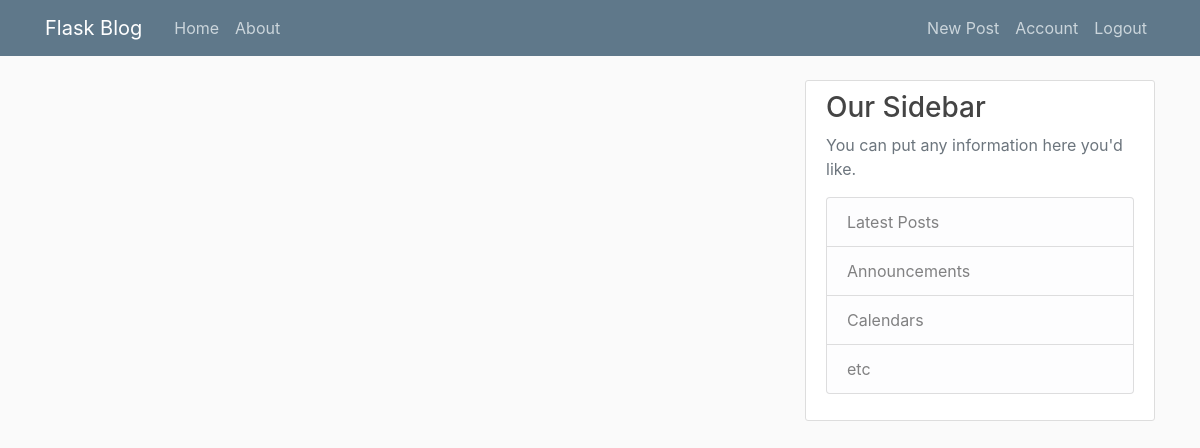
The page /home (signed in) on the database as committed earlier.
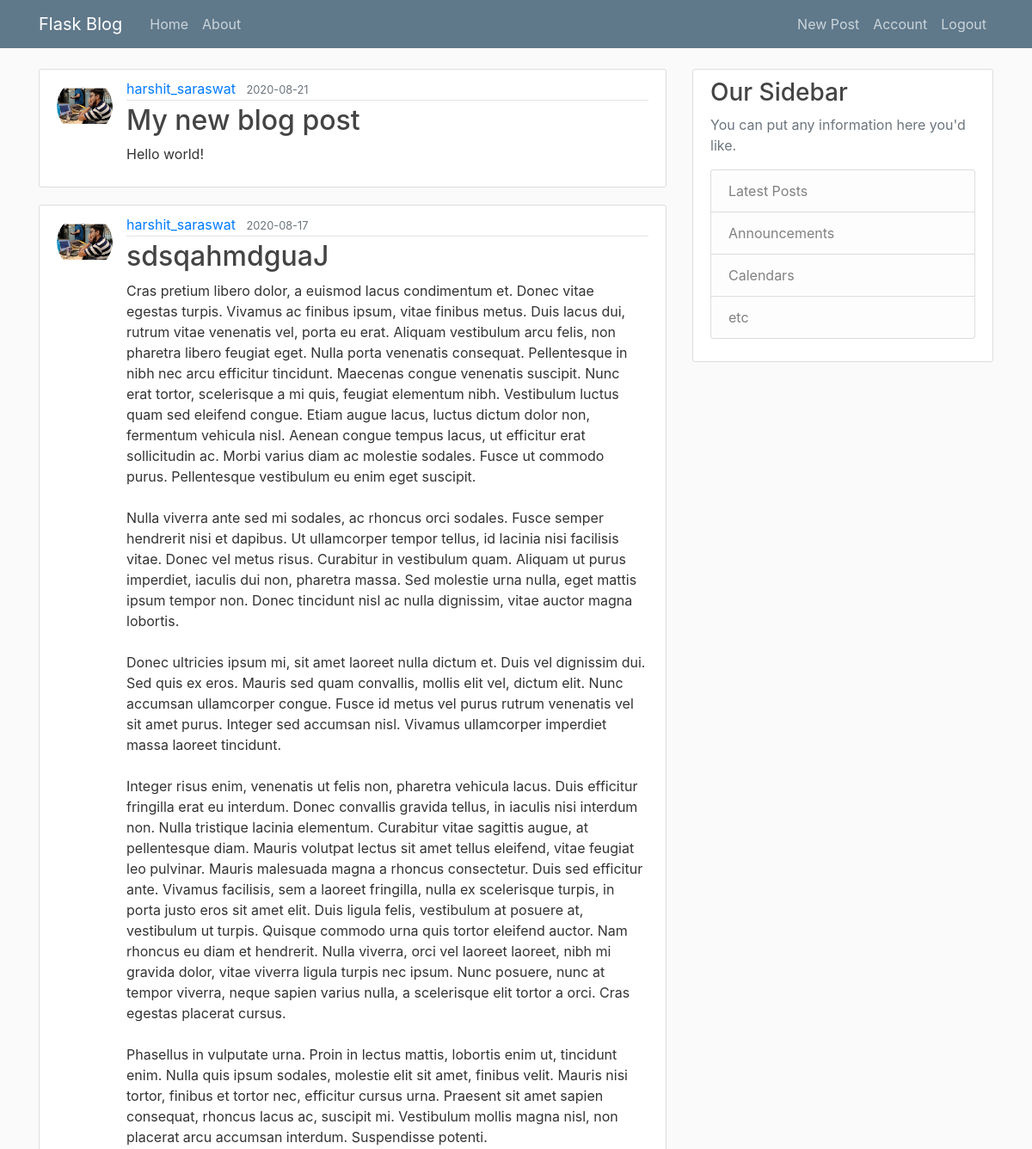
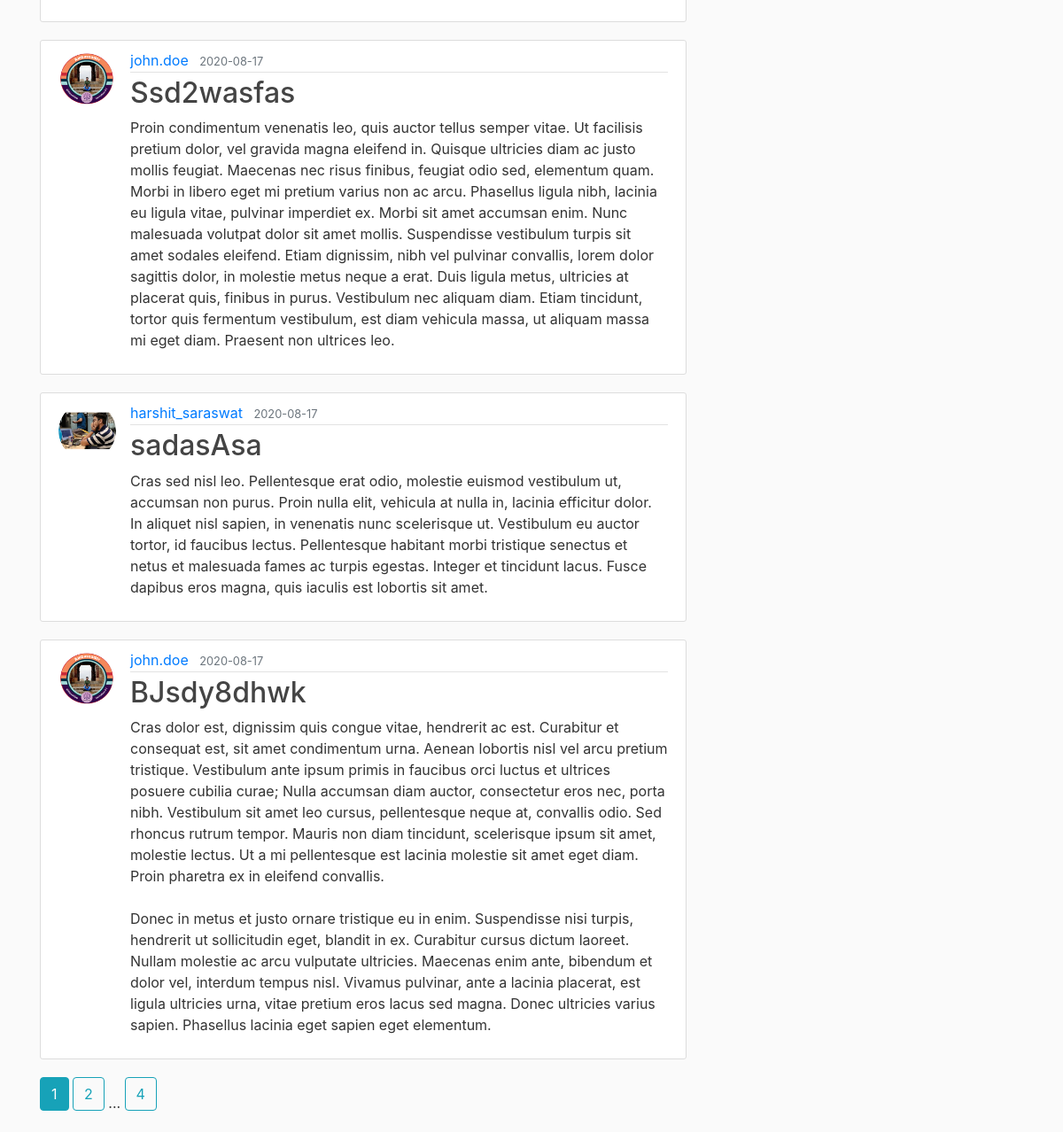
The same page on the database as committed later (2 pictures, top to bottom).
### flaskblog/models.py (models this page shows, shortened)
class Post(db.Model):
    id=db.Column(db.Integer, primary_key=True)
    title=db.Column(db.String(100), nullable=False)
    date_posted=db.Column(db.DateTime, nullable=False, default=datetime.utcnow)
    content=db.Column(db.Text, nullable=False)
    user_id=db.Column(db.Integer, db.ForeignKey('user.id'), nullable=False)

class User(db.Model, UserMixin):
    id=db.Column(db.Integer, primary_key=True)
    username=db.Column(db.String(20), unique=True, nullable=False)
    email=db.Column(db.String(120), unique=True, nullable=False)
    image_file=db.Column(db.String(20), nullable=False, default="default.jpg")
    password=db.Column(db.String(60), nullable=False)
    posts=db.relationship('Post', backref='author', lazy=True)

### flaskblog/main/routes.py (the view)
@main.route("/")
@main.route("/home")
def home():
    page=request.args.get('page',1,type=int)
    posts=Post.query.order_by(Post.date_posted.desc()).paginate(page=page, per_page=5)
    return render_template("home.html",posts=posts, current_user=current_user)

### flaskblog/models.py (called while the page is built)
@loginManager.user_loader
def load_user(userID):
    return User.query.get(int(userID))

### flaskblog/templates/home.html
{% extends "layout.html" %}
{% block content %}
    {% if current_user.is_authenticated %}
      {% for post in posts.items %}
        <article class="media content-section">
          <img class="rounded-circle article-img" src="{{ url_for('static', filename='profile_pics/'+post.author.image_file) }}">
          <div class="media-body">
            <div class="article-metadata">
              <a class="mr-2" href="{{ url_for('users.user_posts', username=post.author.username) }}">{{ post.author.username }}</a>
              <small class="text-muted">{{ post.date_posted.strftime('%Y-%m-%d') }}</small>
            </div>
            <h2><a class="article-title" href="{{ url_for('posts.post',post_id=post.id) }}">{{ post.title }}</a></h2>
            <p class="article-content">{{ post.content }}</p>
          </div>
        </article>
      {% endfor %}
      {% for page_num in posts.iter_pages(left_edge=1,right_edge=1,left_current=1, right_current=2) %}
        {% if page_num %}
          {% if posts.page == page_num %}
            <a class="btn btn-info mb-4" href="{{ url_for('main.home', page=page_num) }}">{{ page_num }}</a>
          {% else %}
            <a class="btn btn-outline-info mb-4" href="{{ url_for('main.home', page=page_num) }}">{{ page_num }}</a>
          {% endif %}
        {% else %}
          ...
        {% endif %}
      {% endfor %}
    {% else %}
      <div class="content-section">
        <h1>Welcome!</h1>
        <p>Please login first to view posts.</p>
      </div>
    {% endif %}
{% endblock content %}

Rows that differ between the two databases and show on the page:
added Post: image_file (picture), author.username "harshit_saraswat", date_posted "2020-08-21", title "My new blog post", content "Hello world!"
added Post: image_file (picture), author.username "harshit_saraswat", date_posted "2020-08-17", title "sdsqahmdguaJ", content "Cras pretium libero dolor, a euismod lacus condimentum et. Donec vitae egestas turpis. Vivamus ac finibus ipsum, vitae finibus metus. Duis lacus dui, rutrum vitae venenatis vel, porta eu erat. Aliquam vestibulum arcu felis, non pharetra libero feugiat eget. Nulla porta venenatis consequat. Pellentesque in nibh nec arcu efficitur tincidunt. Maecenas congue venenatis suscipit. Nunc erat tortor, scelerisque a mi quis, feugiat elementum nibh. Vestibulum luctus quam sed eleifend congue. Etiam augue lacus, luctus dictum dolor non, fermentum vehicula nisl. Aenean congue tempus lacus, ut efficitur erat sollicitudin ac. Morbi varius diam ac molestie sodales. Fusce ut commodo purus. Pellentesque…"
added Post: image_file (picture), author.username "john.doe", date_posted "2020-08-17", title "Ssd2wasfas", content "Proin condimentum venenatis leo, quis auctor tellus semper vitae. Ut facilisis pretium dolor, vel gravida magna eleifend in. Quisque ultricies diam ac justo mollis feugiat. Maecenas nec risus finibus, feugiat odio sed, elementum quam. Morbi in libero eget mi pretium varius non ac arcu. Phasellus ligula nibh, lacinia eu ligula vitae, pulvinar imperdiet ex. Morbi sit amet accumsan enim. Nunc malesuada volutpat dolor sit amet mollis. Suspendisse vestibulum turpis sit amet sodales eleifend. Etiam dignissim, nibh vel pulvinar convallis, lorem dolor sagittis dolor, in molestie metus neque a erat. Duis ligula metus, ultricies at placerat quis, finibus in purus. Vestibulum nec aliquam diam. Etiam…"
added Post: image_file (picture), author.username "harshit_saraswat", date_posted "2020-08-17", title "sadasAsa", content "Cras sed nisl leo. Pellentesque erat odio, molestie euismod vestibulum ut, accumsan non purus. Proin nulla elit, vehicula at nulla in, lacinia efficitur dolor. In aliquet nisl sapien, in venenatis nunc scelerisque ut. Vestibulum eu auctor tortor, id faucibus lectus. Pellentesque habitant morbi tristique senectus et netus et malesuada fames ac turpis egestas. Integer et tincidunt lacus. Fusce dapibus eros magna, quis iaculis est lobortis sit amet."
added Post: image_file (picture), author.username "john.doe", date_posted "2020-08-17", title "BJsdy8dhwk", content "Cras dolor est, dignissim quis congue vitae, hendrerit ac est. Curabitur et consequat est, sit amet condimentum urna. Aenean lobortis nisl vel arcu pretium tristique. Vestibulum ante ipsum primis in faucibus orci luctus et ultrices posuere cubilia curae; Nulla accumsan diam auctor, consectetur eros nec, porta nibh. Vestibulum sit amet leo cursus, pellentesque neque at, convallis odio. Sed rhoncus rutrum tempor. Mauris non diam tincidunt, scelerisque ipsum sit amet, molestie lectus. Ut a mi pellentesque est lacinia molestie sit amet eget diam. Proin pharetra ex in eleifend convallis. Donec in metus et justo ornare tristique eu in enim. Suspendisse nisi turpis, hendrerit ut sollicitudin eget,…"
Other text that changed with them:
new list line: "1"
new list line: "2"
new list line: "4"
